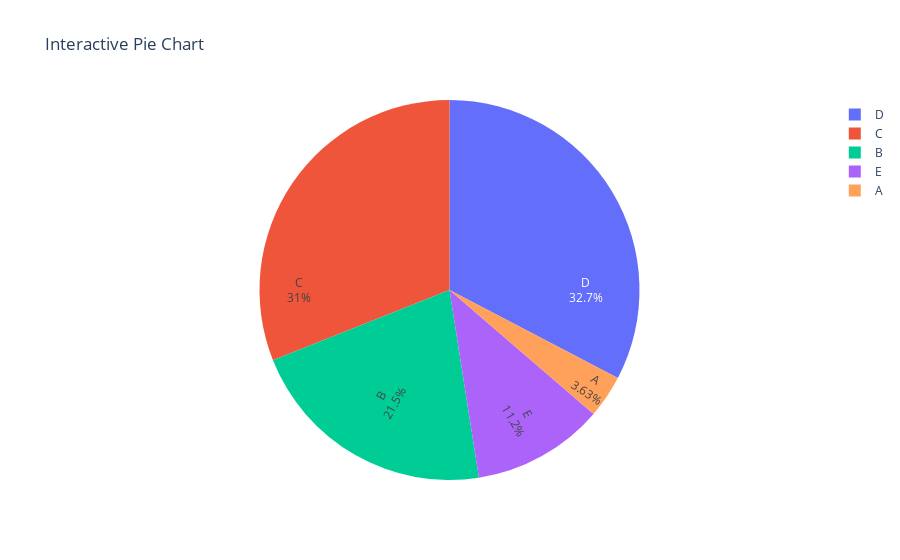

This figure's notebook cell:
### Markdown cell above
Q21. Using Plotly, create an interactive pie chart of randomly generated data, add labels and percentages, and set the title as 'Interactive Pie Chart':

### Code cell
# Generate Random data
labels=["A","B", "C", "D", "E"]
values= np.random.randint(10,100, size=5)

#Create a dataframe
df= pd.DataFrame({ "labels": labels, "values": values})

# Create a pie chart
fig= px.pie(df, names='labels', values='values', title="Interactive Pie Chart")
fig.update_traces(textinfo= 'label+percent', insidetextorientation= 'radial')

fig.show()

### Figure 1 — Plotly figure (JSON) as saved in the notebook; plotly's stock layout.template omitted (floating-point values rounded to 4 significant figures)
{"data": [{"domain": {"x": [0, 1], "y": [0, 1]}, "hovertemplate": "labels=%{label}<br>value=%{value}<extra></extra>", "insidetextorientation": "radial", "labels": ["A", "B", "C", "D", "E"], "legendgroup": "", "name": "", "showlegend": true, "textinfo": "label+percent", "type": "pie", "values": [11, 65, 94, 99, 34]}], "layout": {"legend": {"tracegroupgap": 0}, "title": {"text": "Interactive Pie Chart"}}}
